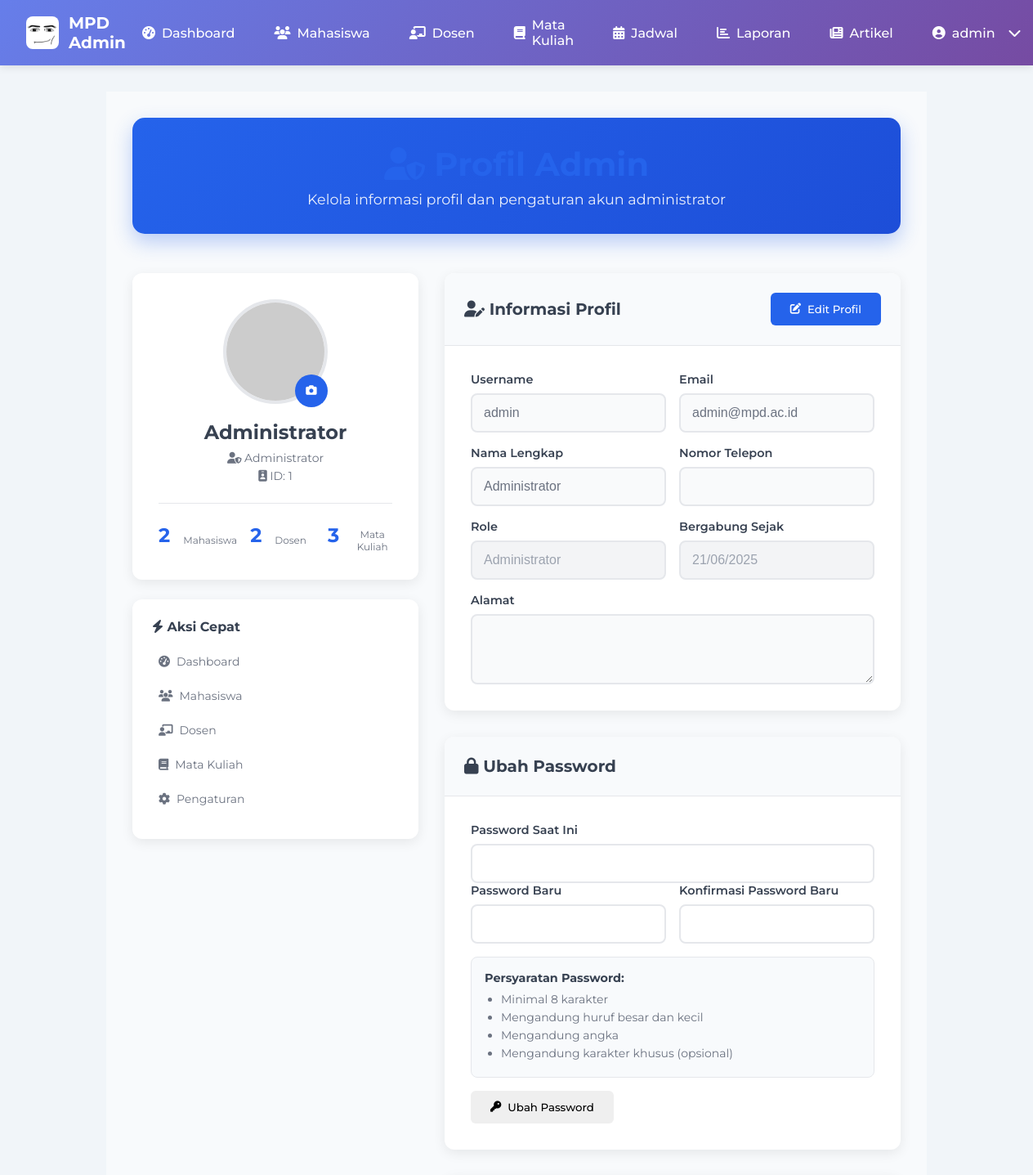
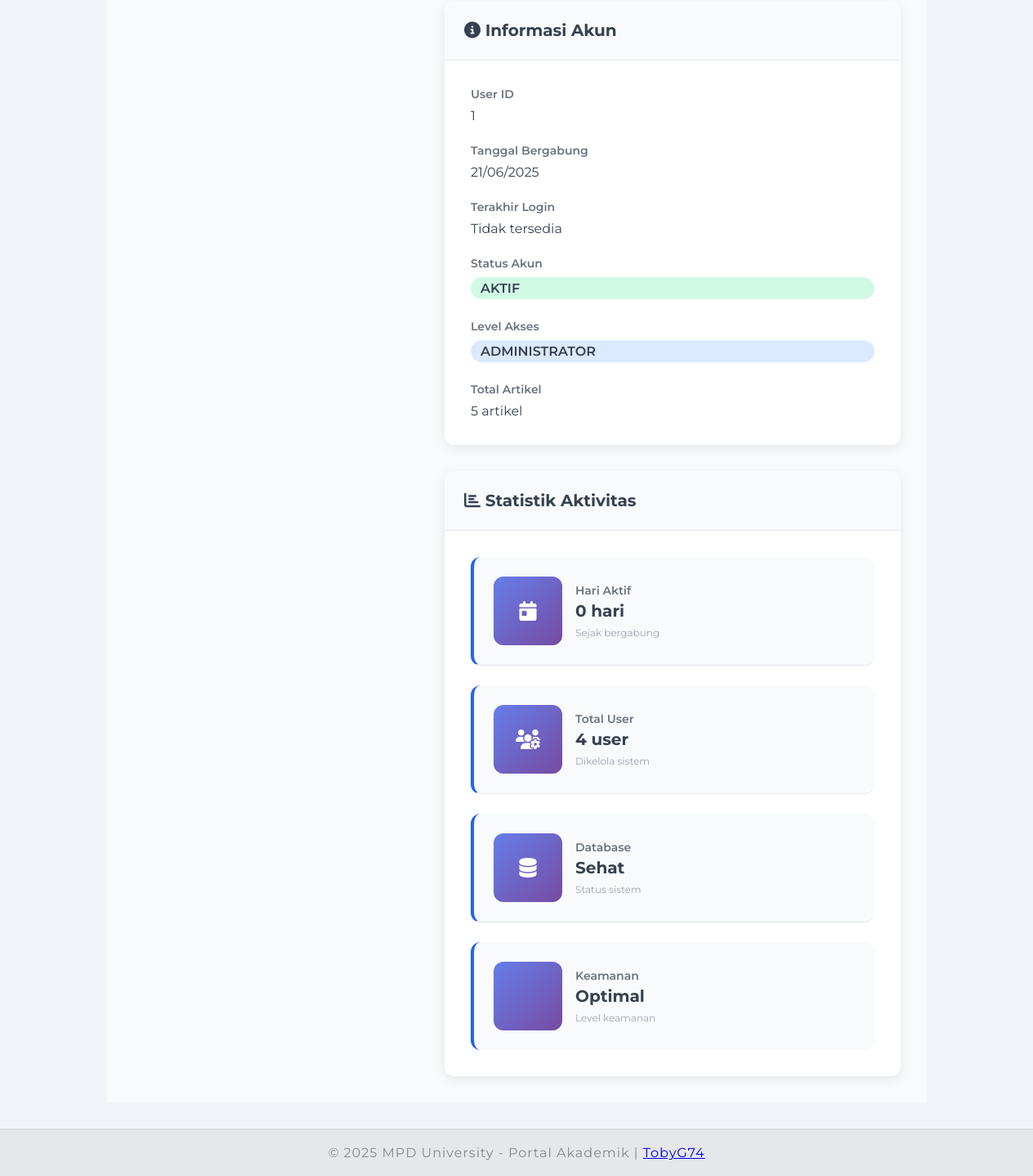
Screenshot of /admin/profile.php (signed in) with the database file from the repository (2 pictures, top to bottom).
### tables this page shows
CREATE TABLE users (
    id INT AUTO_INCREMENT PRIMARY KEY,
    username VARCHAR(50) NOT NULL UNIQUE,
    password VARCHAR(255) NOT NULL,
    role VARCHAR(20) NOT NULL,
    full_name VARCHAR(100),
    nip VARCHAR(20),
    email VARCHAR(100),
    phone VARCHAR(20),
    alamat TEXT,
    profile_photo VARCHAR(255) DEFAULT 'avatar-1.jpg',
    created_at DATETIME DEFAULT NOW(),
    last_login DATETIME NULL
);

### admin/profile.php (the view, shortened to what this page needs)
<?php
require_once '../koneksi.php';
function getAvatarUrl($photo_name) {
    return isset($vector_avatars[$photo_name]) ? $vector_avatars[$photo_name] : $vector_avatars['avatar-1.svg'];
}
$user_id = $_SESSION['user_id'];
$query = "SELECT * FROM users WHERE id = '$user_id'";
$result = mysqli_query($conn, $query);
$user = mysqli_fetch_assoc($result);
$stats_query = "SELECT
    (SELECT COUNT(*) FROM users WHERE role = 'mahasiswa') as total_mahasiswa,
    (SELECT COUNT(*) FROM users WHERE role = 'dosen') as total_dosen,
    (SELECT COUNT(*) FROM mata_kuliah) as total_matkul,
    (SELECT COUNT(*) FROM articles) as total_articles";
$stats_result = mysqli_query($conn, $stats_query);
$stats = mysqli_fetch_assoc($stats_result);
?>
<!DOCTYPE html>
<html lang="id">
<head>
    <link rel="stylesheet" href="../assets/css/style.css">
    <link rel="stylesheet" href="../assets/css/dashboard.css">
    <link rel="stylesheet" href="https://cdnjs.cloudflare.com/ajax/libs/font-awesome/6.4.0/css/all.min.css">
</head>
<body>
    <?php include 'includes/nav_admin.php'; ?>
    <main>
        <div class="dashboard-container">
            <div class="dashboard-header">
                <h1><i class="fas fa-user-shield"></i> Profil Admin</h1>
                <p>Kelola informasi profil dan pengaturan akun administrator</p>
            </div>
            <div class="profile-layout">
                <div class="profile-sidebar">                    <div class="profile-card">                        <div class="profile-avatar">
                            <img src="<?php echo getAvatarUrl($user['profile_photo'] ?? 'avatar-1.svg'); ?>" alt="Profile Picture" id="profileImage">
                            <button class="change-photo-btn" onclick="openPhotoModal()">
                                <i class="fas fa-camera"></i>
                            </button>
                        </div>
                        <div class="profile-info">
                            <h3><?php echo htmlspecialchars($user['full_name'] ?? $user['username']); ?></h3>
                            <p class="profile-role">
                                <i class="fas fa-user-shield"></i> Administrator
                            </p>
                            <p class="profile-id">
                                <i class="fas fa-id-badge"></i> ID: <?php echo htmlspecialchars($user['id']); ?>
                            </p>
                        </div>
                        <div class="profile-stats">
                            <div class="stat-item">
                                <span class="stat-number"><?php echo $stats['total_mahasiswa']; ?></span>
                                <span class="stat-label">Mahasiswa</span>
                            </div>
                            <div class="stat-item">
                                <span class="stat-number"><?php echo $stats['total_dosen']; ?></span>
                                <span class="stat-label">Dosen</span>
                            </div>
                            <div class="stat-item">
                                <span class="stat-number"><?php echo $stats['total_matkul']; ?></span>
                                <span class="stat-label">Mata Kuliah</span>
                            </div>
                        </div>
                    </div>
                    <div class="quick-actions-sidebar">
                        <h4><i class="fas fa-bolt"></i> Aksi Cepat</h4>
                        <ul>
                            <li><a href="index.php"><i class="fas fa-tachometer-alt"></i> Dashboard</a></li>
                            <li><a href="mahasiswa.php"><i class="fas fa-users"></i> Mahasiswa</a></li>
                            <li><a href="dosen.php"><i class="fas fa-chalkboard-teacher"></i> Dosen</a></li>
                            <li><a href="mata_kuliah.php"><i class="fas fa-book"></i> Mata Kuliah</a></li>
                            <li><a href="pengaturan.php"><i class="fas fa-cog"></i> Pengaturan</a></li>
                        </ul>
                    </div>
                </div>
                <div class="profile-content">
                    <div class="content-section">
                        <div class="section-header">
                            <h2><i class="fas fa-user-edit"></i> Informasi Profil</h2>
                            <button class="btn btn-primary" onclick="toggleEdit('profile')">
                                <i class="fas fa-edit"></i> Edit Profil
                            </button>
                        </div>
                        <div class="form-container">
                            <form method="POST" action="" id="profileForm">
                                <div class="form-row">
                                    <div class="form-group">
                                        <label for="username">Username</label>
                                        <input type="text" id="username" name="username" class="form-control"
                                               value="<?php echo htmlspecialchars($user['username']); ?>" readonly>
                                    </div>
                                    <div class="form-group">
                                        <label for="email">Email</label>
                                        <input type="email" id="email" name="email" class="form-control"
                                               value="<?php echo htmlspecialchars($user['email'] ?? ''); ?>" readonly>
                                    </div>
                                </div>
                                <div class="form-row">
                                    <div class="form-group">
                                        <label for="full_name">Nama Lengkap</label>
                                        <input type="text" id="full_name" name="full_name" class="form-control"
                                               value="<?php echo htmlspecialchars($user['full_name'] ?? ''); ?>" readonly>
                                    </div>
                                    <div class="form-group">
                                        <label for="phone">Nomor Telepon</label>
                                        <input type="tel" id="phone" name="phone" class="form-control"
                                               value="<?php echo htmlspecialchars($user['phone'] ?? ''); ?>" readonly>
                                    </div>
                                </div>
                                <div class="form-row">
                                    <div class="form-group">
                                        <label for="role">Role</label>
                                        <input type="text" class="form-control"
                                               value="Administrator" readonly disabled>
                                    </div>
                                    <div class="form-group">
                                        <label for="created_at">Bergabung Sejak</label>
                                        <input type="text" class="form-control"
                                               value="<?php echo date('d/m/Y', strtotime($user['created_at'])); ?>" readonly disabled>
                                    </div>
                                </div>
                                <div class="form-group">
                                    <label for="alamat">Alamat</label>
                                    <textarea id="alamat" name="alamat" class="form-control" rows="3" readonly><?php echo htmlspecialchars($user['alamat'] ?? ''); ?></textarea>
                                </div>
                            </form>
                        </div>
                    </div>
                    <div class="content-section">
                        <div class="section-header">
                            <h2><i class="fas fa-lock"></i> Ubah Password</h2>
                        </div>
                        <div class="form-container">
                            <form method="POST" action="" id="passwordForm">
                                <div class="form-group">
                                    <label for="current_password">Password Saat Ini</label>
                                    <input type="password" id="current_password" name="current_password" class="form-control" required>
                                </div>
                                <div class="form-row">
                                    <div class="form-group">
                                        <label for="new_password">Password Baru</label>
                                        <input type="password" id="new_password" name="new_password" class="form-control" required>
                                    </div>
                                    <div class="form-group">
                                        <label for="confirm_password">Konfirmasi Password Baru</label>
                                        <input type="password" id="confirm_password" name="confirm_password" class="form-control" required>
                                    </div>
                                </div>
                                <div class="password-requirements">
                                    <h4>Persyaratan Password:</h4>
                                    <ul>
                                        <li>Minimal 8 karakter</li>
                                        <li>Mengandung huruf besar dan kecil</li>
                                        <li>Mengandung angka</li>
                                        <li>Mengandung karakter khusus (opsional)</li>
                                    </ul>
                                </div>
                                <button type="submit" class="btn btn-warning">
                                    <i class="fas fa-key"></i> Ubah Password
                                </button>
                            </form>
                        </div>
                    </div>
                    <div class="content-section">
                        <div class="section-header">
                            <h2><i class="fas fa-info-circle"></i> Informasi Akun</h2>
                        </div>
                        <div class="info-container">
                            <div class="info-grid">
                                <div class="info-item">
                                    <label>User ID</label>
                                    <span><?php echo $user['id']; ?></span>
                                </div>
                                <div class="info-item">
                                    <label>Tanggal Bergabung</label>
                                    <span><?php echo isset($user['created_at']) ? date('d/m/Y', strtotime($user['created_at'])) : 'Tidak tersedia'; ?></span>
                                </div>
                                <div class="info-item">
                                    <label>Terakhir Login</label>
                                    <span><?php echo isset($user['last_login']) ? date('d/m/Y H:i', strtotime($user['last_login'])) : 'Tidak tersedia'; ?></span>
                                </div>
                                <div class="info-item">
                                    <label>Status Akun</label>
                                    <span class="status-badge status-active">Aktif</span>
                                </div>
                                <div class="info-item">
                                    <label>Level Akses</label>
                                    <span class="status-badge status-admin">Administrator</span>
                                </div>
                                <div class="info-item">
                                    <label>Total Artikel</label>
                                    <span><?php echo $stats['total_articles']; ?> artikel</span>
                                </div>
                            </div>
                        </div>
                    </div>
                    <div class="content-section">
                        <div class="section-header">
                            <h2><i class="fas fa-chart-bar"></i> Statistik Aktivitas</h2>
                        </div>
                        <div class="activity-stats">
                            <div class="activity-grid">
                                <div class="activity-item">
                                    <div class="activity-icon">
                                        <i class="fas fa-calendar-day"></i>
                                    </div>
                                    <div class="activity-info">
                                        <h4>Hari Aktif</h4>
                                        <p><?php echo floor((time() - strtotime($user['created_at'])) / (60 * 60 * 24)); ?> hari</p>
                                        <small>Sejak bergabung</small>
                                    </div>
                                </div>
                                <div class="activity-item">
                                    <div class="activity-icon">
                                        <i class="fas fa-users-cog"></i>
                                    </div>
                                    <div class="activity-info">
                                        <h4>Total User</h4>
                                        <p><?php echo ($stats['total_mahasiswa'] + $stats['total_dosen']); ?> user</p>
                                        <small>Dikelola sistem</small>
                                    </div>
                                </div>
                                <div class="activity-item">
                                    <div class="activity-icon">
                                        <i class="fas fa-database"></i>
                                    </div>
                                    <div class="activity-info">
                                        <h4>Database</h4>
                                        <p>Sehat</p>
                                        <small>Status sistem</small>
                                    </div>
                                </div>
                                <div class="activity-item">
                                    <div class="activity-icon">
                                    </div>
                                    <div class="activity-info">
                                        <h4>Keamanan</h4>
                                        <p>Optimal</p>
                                        <small>Level keamanan</small>
                                    </div>
                                </div>
                            </div>
                        </div>
                    </div>
                </div>
            </div>
        </div>
    </main>
    <?php include '../includes/footer.php'; ?>
</body>
</html>

### rows the page displays
users: full_name "Administrator", id "1", username "admin", email "admin@mpd.ac.id", created_at "21/06/2025"

### other values shown
$_SESSION['username'] "admin"
$stats['total_mahasiswa'] "2"
$stats['total_dosen'] "2"
$stats['total_matkul'] "3"
$stats['total_articles'] "5"
$stats['total_mahasiswa'] + $stats['total_dosen'] "4"
